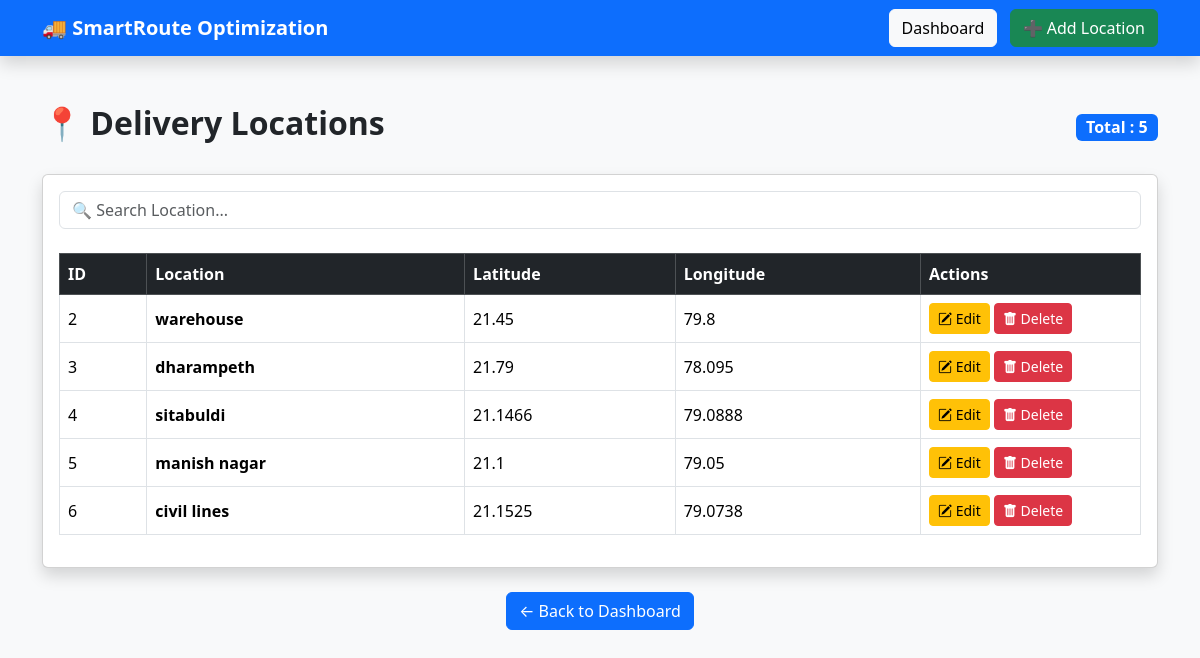
/locations, run on the app's committed database.
### tables this page shows
CREATE TABLE locations(
            id INTEGER PRIMARY KEY AUTOINCREMENT,
            name TEXT NOT NULL,
            latitude REAL NOT NULL,
            longitude REAL NOT NULL
        );

### app.py (the view)
@app.route("/locations")
def locations():
    conn = sqlite3.connect("database/delivery.db")
    cursor = conn.cursor()
    cursor.execute("SELECT * FROM locations")
    data = cursor.fetchall()
    conn.close()
    return render_template("locations.html", locations=data)

### templates/locations.html (shortened to what this page needs)
<!DOCTYPE html>
<html lang="en">
<head>
    <link href="https://cdn.jsdelivr.net/npm/bootstrap@5.3.8/dist/css/bootstrap.min.css" rel="stylesheet">
    <link rel="stylesheet"
        href="https://cdn.jsdelivr.net/npm/bootstrap-icons@1.13.1/font/bootstrap-icons.min.css">
</head>
<body class="bg-light">
<nav class="navbar navbar-expand-lg navbar-dark bg-primary shadow">
    <div class="container">
        <a class="navbar-brand fw-bold" href="/">
            🚚 SmartRoute Optimization
        </a>
        <div>
            <a href="/dashboard" class="btn btn-light me-2">
                Dashboard
            </a>
            <a href="/add-location" class="btn btn-success">
                ➕ Add Location
            </a>
        </div>
    </div>
</nav>
<div class="container mt-5">
    <div class="d-flex justify-content-between align-items-center mb-4">
        <h2 class="fw-bold">
            📍 Delivery Locations
        </h2>
        <span class="badge bg-primary fs-6">
            Total :
            {{ locations|length }}
        </span>
    </div>
    <div class="card shadow">
        <div class="card-body">
            <input
                type="text"
                id="search"
                class="form-control mb-4"
                placeholder="🔍 Search Location..."
                onkeyup="searchTable()">
            <div class="table-responsive">
                <table class="table table-hover table-bordered align-middle" id="locationTable">
                    <thead class="table-dark">
                        <tr>
                            <th>ID</th>
                            <th>Location</th>
                            <th>Latitude</th>
                            <th>Longitude</th>
                            <th width="220">Actions</th>
                        </tr>
                    </thead>
                    <tbody>
                    {% for location in locations %}
                        <tr>
                            <td>{{ location[0] }}</td>
                            <td>
                                <strong>
                                    {{ location[1] }}
                                </strong>
                            </td>
                            <td>{{ location[2] }}</td>
                            <td>{{ location[3] }}</td>
                            <td>
                                <a
                                    href="/edit-location/{{ location[0] }}"
                                    class="btn btn-warning btn-sm">
                                    <i class="bi bi-pencil-square"></i>
                                    Edit
                                </a>
                                <a
                                    href="/delete-location/{{ location[0] }}"
                                    class="btn btn-danger btn-sm"
                                    onclick="return confirm('Delete this location?')">
                                    <i class="bi bi-trash-fill"></i>
                                    Delete
                                </a>
                            </td>
                        </tr>
                    {% endfor %}
                    </tbody>
                </table>
            </div>
        </div>
    </div>
    <div class="text-center mt-4">
        <a href="/dashboard" class="btn btn-primary">
            ← Back to Dashboard
        </a>
    </div>
</div>
</body>
</html>

### data on the page
locations: id "2", name "warehouse", latitude "21.45", longitude "79.8"
locations: id "3", name "dharampeth", latitude "21.79", longitude "78.095"
locations: id "4", name "sitabuldi", latitude "21.1466", longitude "79.0888"
locations: id "5", name "manish nagar", latitude "21.1", longitude "79.05"
locations: id "6", name "civil lines", latitude "21.1525", longitude "79.0738"

### other printed values
{{ locations|length }} "5"
